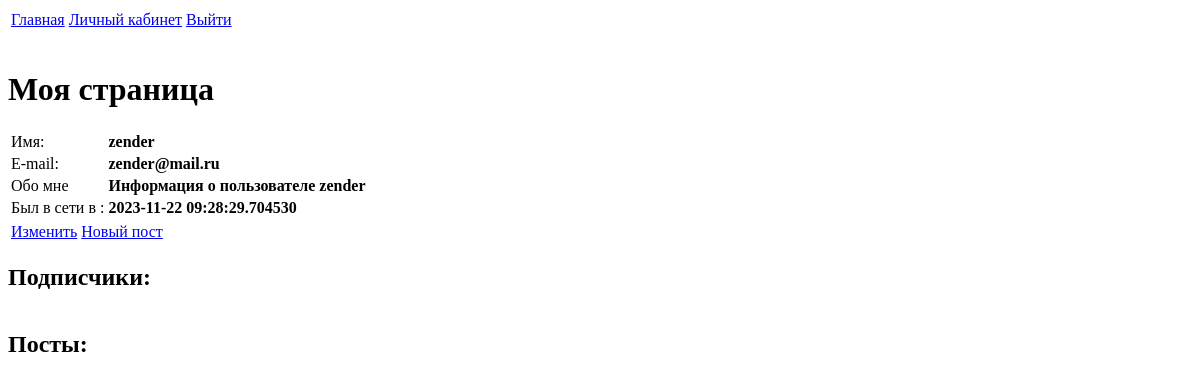
The app's page /profile/zender (signed in), older data.
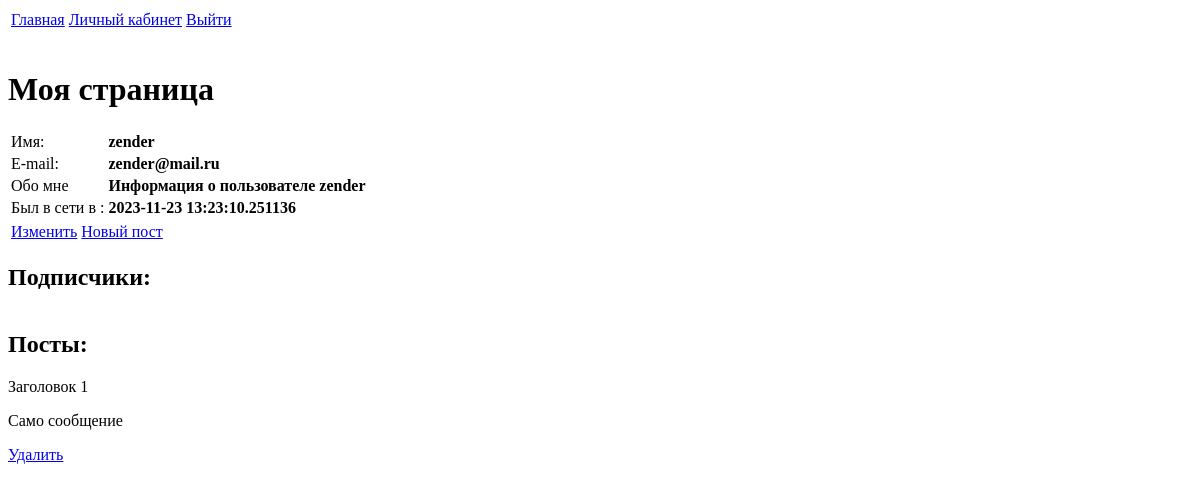
The same page, newer data.
### app/models.py (models this page shows, shortened)
class User(db.Model, UserMixin):
    id = db.Column(db.Integer, primary_key=True)
    username = db.Column(db.String, unique=True, nullable=False)
    password = db.Column(db.String(128), nullable=False)
    email= db.Column(db.String, unique=True, nullable=False)
    last_seen =db.Column(db.DateTime,default=datetime.utcnow)
    about_me = db.Column(db.String)
    posts = db.relationship('Post', backref='author', lazy='dynamic')
    followed = db.relationship(
        'User', secondary=followers,
        primaryjoin=(followers.c.follower_id==id),
        secondaryjoin=(followers.c.followed_id==id),
        backref=db.backref('follower', lazy='dynamic'), lazy='dynamic'
    )

class Post(db.Model):
    id = db.Column(db.Integer, primary_key=True)
    title = db.Column(db.String, unique=True, nullable=False)
    body = db.Column(db.String, nullable=False)
    dt =db.Column(db.DateTime,default=datetime.utcnow)
    user_id = db.Column(db.Integer, db.ForeignKey('user.id'))

### app/routes.py (the view)
@app.route('/profile/<username>')
@login_required
def profile(username):
    user = User.query.filter_by(username=username).first()
    posts = user.posts
    if user is not None:
        return render_template('profile.html', user=user, posts=posts)
    else:
        flash('Пользователь {} не найден'.format(username))

### app/models.py (called while the page is built)
@login_manager.user_loader
def load_user(user_id):
    return User.query.get(int(user_id))

### app/routes.py (called while the page is built)
@app.before_request
def before_request():
    if current_user.is_authenticated:
        current_user.last_seen = datetime.utcnow()
        db.session.commit()

### app/templates/profile.html (shortened to what this page needs)
{% extends 'base.html' %}
{% block content %}
    <h1>Моя страница</h1>
    <table>
        <tr>
            <td>Имя:</td>
            <td><b>{{user.username}}</b></td>
        </tr>
        <tr>
            <td>E-mail:</td>
            <td><b>{{user.email}}</b></td>
        </tr>
        <tr>
            <td>Обо мне</td>
            <td><b>{{user.about_me}}</b></td>
        </tr>
        <tr>
            <td>Был в сети в :</td>
            <td><b>{{user.last_seen}}</b></td>
        </tr>
    </table>
    <table>
        <tr>
            <td><a href="{{url_for('edit_profile')}}">Изменить </a></td>
            <td><a href="{{url_for('add_post')}}">Новый пост</a></td>
        </tr>
    </table>
    {% if user.follower %}
        <h2>Подписчики:</h2>
    {% else %}
            <h2> У вас нет подписчиков</h2>
    {% endif %}
    {% if posts %}
        <h2>Посты:</h2>
        <table>
            {% for post in posts %}
            <div class="post">
                <p>{{post.title}}</p>
                <p>{{post.body}}</p>
                <p><a href="{{url_for('delete_post', id=post.id)}}">Удалить</a></p>
                <br>
            </div>
            {% endfor %}
        </table>
    {% else %}
        <h2>Нет ни одного поста</h2>
    {% endif %}
{% endblock %}

Row changes from the older to the newer data that the page shows:
changed User "zender": last_seen "2023-11-22 09:28:29.704530" → "2023-11-23 13:23:10.251136"
added Post: title "Заголовок 1", body "Само сообщение"
